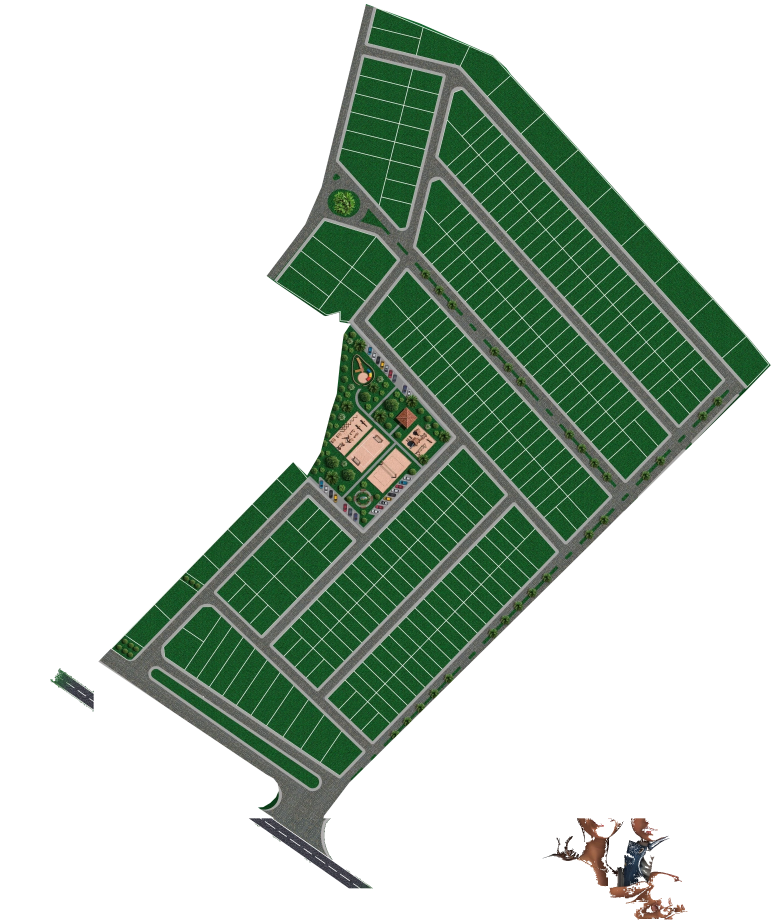
#> input picture frontend/src/assets/planta.webp, 2329 x 2759 px (shown at 1/3 size)
$ python build-map-selection-mask.py
#> lines starting #> are read from the running program, lines starting #| are printed output that depends on the picture; after the words box and inside, x2 and y2 are one past the last pixel; in counts of white or black regions, pixels touching at a corner belong together
from pathlib import Path
import json
from PIL import Image, ImageChops, ImageDraw, ImageFilter

ROOT = Path(__file__).resolve().parents[1]
source = Image.open(ROOT / 'frontend/src/assets/planta.webp').convert('RGBA')
#> source is the input picture: PIL image 2329x2759 RGBA; mean R, G, B, A 22.9, 36.2, 25, 89.2
width, height = source.size
#> width = 2329; height = 2759
red, green, blue, alpha = source.split()
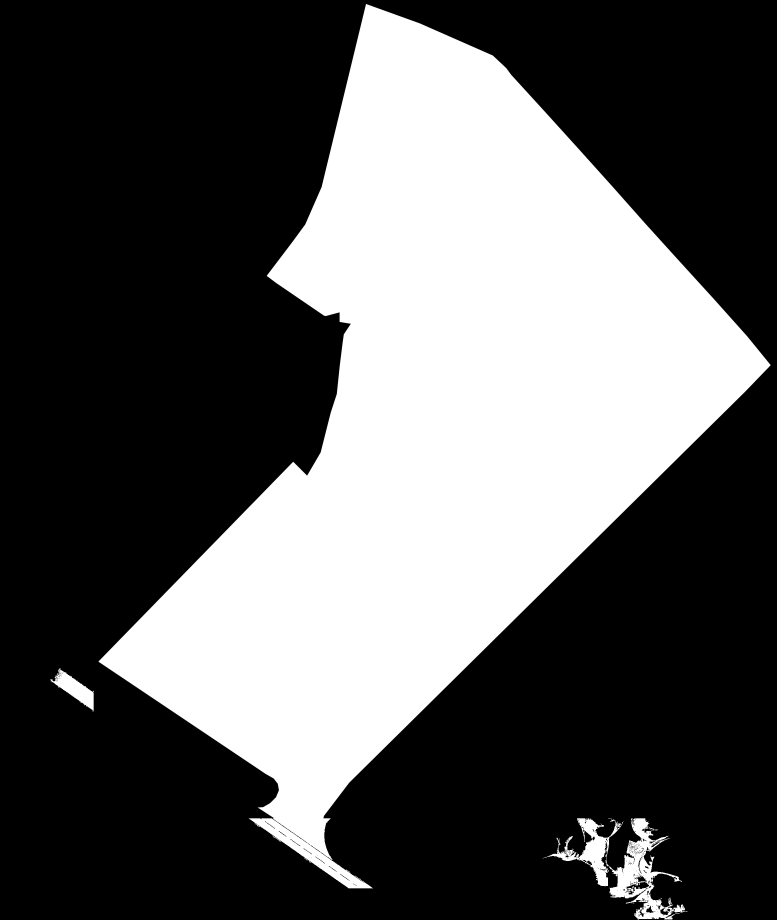
#> alpha: PIL image 2329x2759 L (shown at 1/3 size); min 0, max 255, mean 89.2

# Asphalt in the official plan is its neutral mid-gray texture.
high = ImageChops.lighter(ImageChops.lighter(red, green), blue)
low = ImageChops.darker(ImageChops.darker(red, green), blue)
spread = ImageChops.difference(high, low)
gray = source.convert('L')
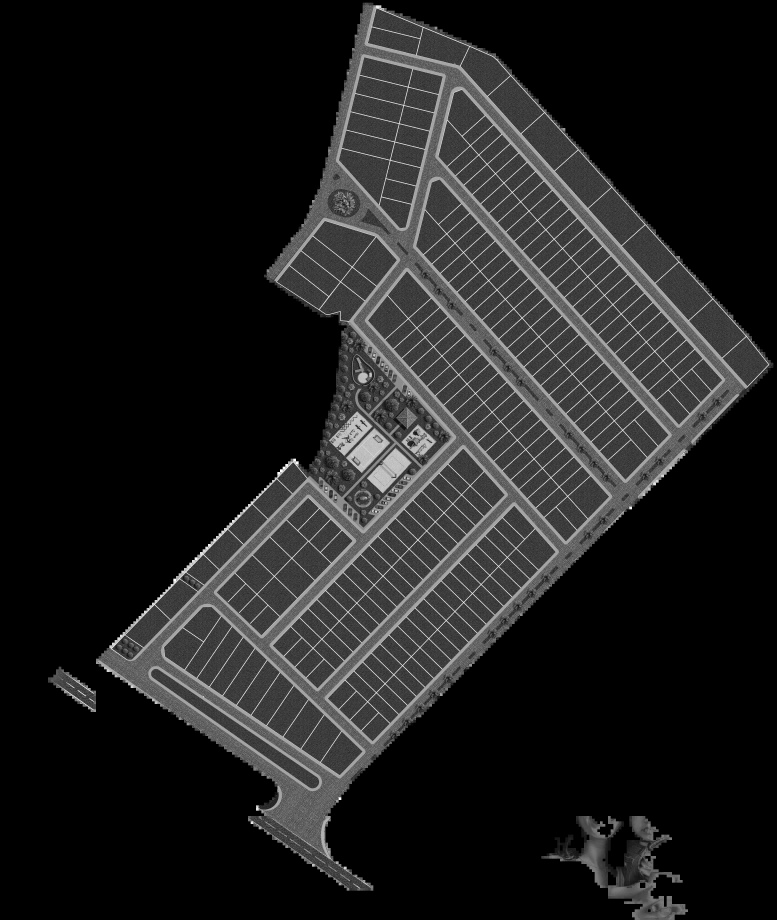
#> gray: PIL image 2329x2759 L (shown at 1/3 size); min 0, max 255, mean 31
asphalt = ImageChops.multiply(
    ImageChops.multiply(alpha.point(lambda a: 255 if a > 220 else 0), spread.point(lambda a: 255 if a < 26 else 0)),
    gray.point(lambda a: 255 if 92 <= a <= 198 else 0),
)
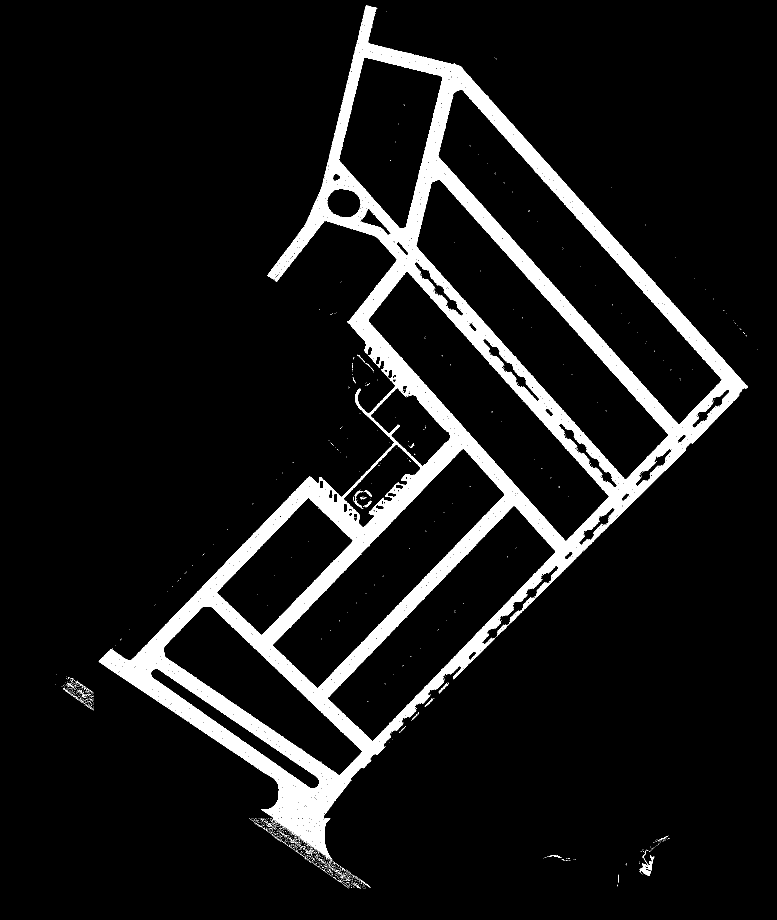
#> asphalt: PIL image 2329x2759 L (shown at 1/3 size); 7.2% white; 1930 white regions (1888 under 20 px), largest, box (x1, y1, x2, y2) and area: (296, 16, 2244, 2580) 457010, (1919, 2552, 1963, 2628) 802, (1781, 1569, 1830, 1612) 558
asphalt = asphalt.filter(ImageFilter.MaxFilter(3)).filter(ImageFilter.MinFilter(3))
#> asphalt: PIL image 2329x2759 L; 9.5% white; 584 white regions (536 under 20 px), largest, box (x1, y1, x2, y2) and area: (296, 16, 2244, 2649) 602498, (1919, 2552, 1963, 2628) 913, (226, 2041, 281, 2094) 651

# Diagonal bands divide the road network into selectable work fronts.
band_width = 260
asphalt_data = asphalt.tobytes()
band_data = bytearray(width * height)
for row in range(height):
    start = row * width
    for column in range(width):
        band_data[start + column] = int((column * 0.38 + row * 0.925) // band_width) + 1
band_image = Image.frombytes('L', (width, height), bytes(band_data))
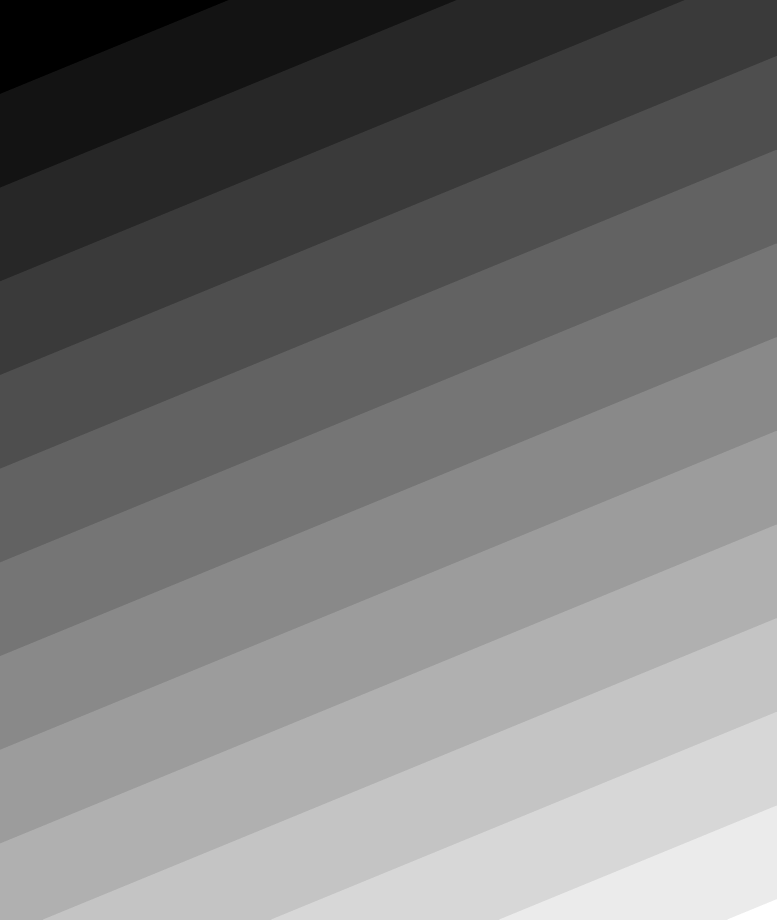
#> band_image: PIL image 2329x2759 L (shown at 1/3 size); min 1, max 14, mean 7.11; drawn with min black and max white
band_ids = sorted(set(band_data))

# The curb mask is the inner edge of the road mask.
curb = ImageChops.subtract(asphalt, asphalt.filter(ImageFilter.MinFilter(9)))
#> curb: PIL image 2329x2759 L; 2.8% white; 615 white regions (536 under 20 px), largest, box (x1, y1, x2, y2) and area: (296, 16, 2244, 2649) 62767, (1311, 265, 2169, 1277) 14919, (1245, 535, 2009, 1442) 13304

# Raster trace around the landscaped recreation/social precinct.
social_image = Image.new('L', (width, height), 0)
#> social_image: PIL image 2329x2759 L; every value is 0
ImageDraw.Draw(social_image).polygon(
    [(735, 1195), (865, 1190), (1010, 1275), (1128, 1418),
     (1085, 1555), (974, 1635), (824, 1578), (708, 1450), (690, 1320)],
    fill=255,
)
#> social_image: PIL image 2329x2759 L; 2.1% white; 1 white region, box (x1, y1, x2, y2) and area: (690, 1190, 1129, 1636) 133725
social = ImageChops.multiply(social_image, alpha.point(lambda a: 255 if a > 20 else 0))
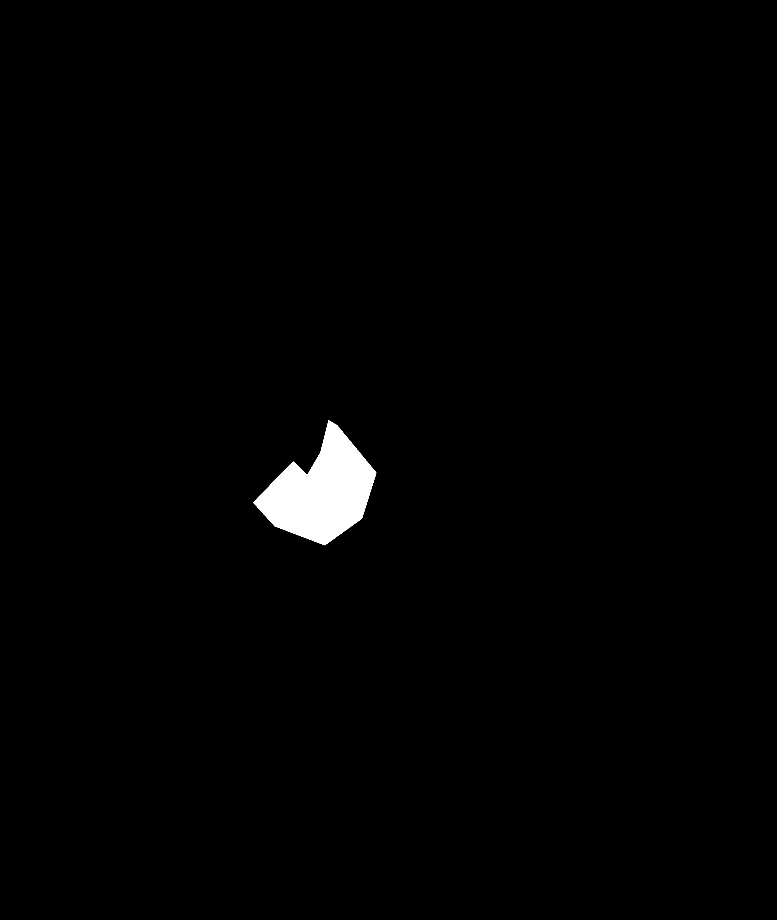
#> social: PIL image 2329x2759 L (shown at 1/3 size); 1.1% white; 1 white region, box (x1, y1, x2, y2) and area: (760, 1261, 1129, 1636) 72311

# RGB stores independent selection channels: slice id, curb, and social area.
curb_data, social_data = curb.tobytes(), social.tobytes()
mask_data = bytearray(width * height * 3)
for index, alpha_value in enumerate(asphalt_data):
    offset = index * 3
    mask_data[offset] = band_data[index] if alpha_value else 0
    mask_data[offset + 1] = 255 if curb_data[index] else 0
    mask_data[offset + 2] = 255 if social_data[index] else 0
#> this loop made 6425711 passes
#> offset on passes 1 to 3: 0, 3, 6
out = ROOT / 'frontend/src/assets/map-selection-mask.png'
Image.frombytes('RGB', (width, height), bytes(mask_data)).save(out, optimize=True)
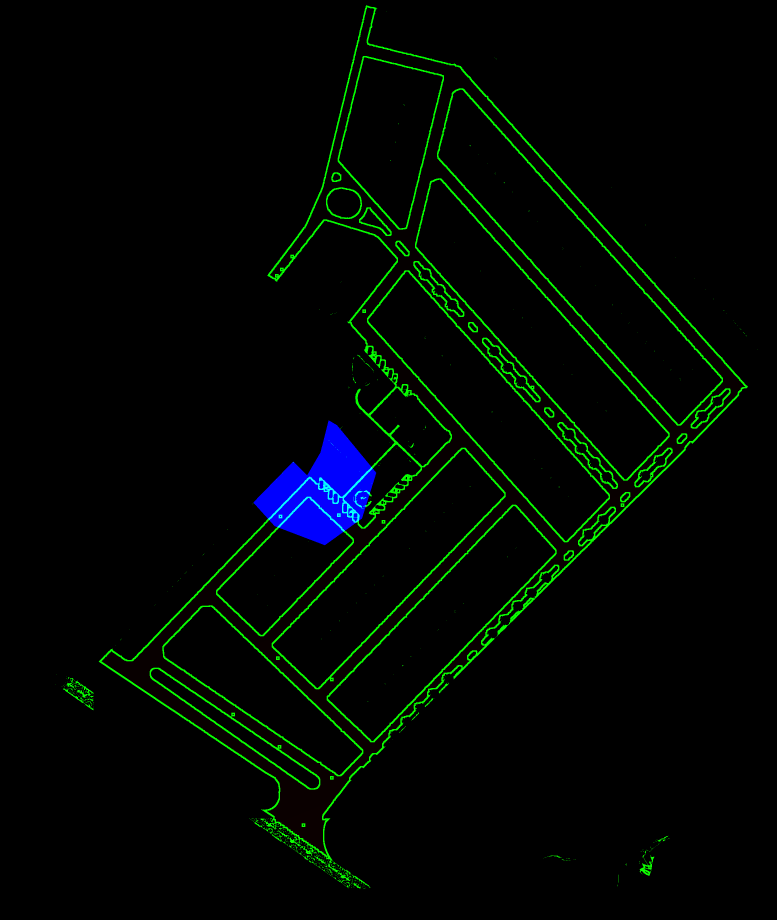
#> saved as map-selection-mask.png: PIL image 2329x2759 RGB (shown at 1/3 size); mean R, G, B 0.7, 7.2, 2.9
bands = sorted({value for value in band_ids if value < 255 and any(band_data[i] == value and asphalt_data[i] for i in range(len(band_data)))})
#> bands = [2, 3, 4, 5, 6, 7, 8, 9, 10, 11, 12, 13]
(ROOT / 'frontend/src/assets/map-selection-mask.json').write_text(json.dumps({
    'version': 1, 'imageSize': [width, height],
    'encoding': {'red': 'asphalt slice id', 'green': 'curb', 'blue': 'social area'},
    'asphaltSlices': bands, 'socialArea': 'Praça e área social',
}, ensure_ascii=False, indent=2) + '\n')
print(f'Wrote {out}: {width}×{height}; {len(bands)} asphalt slices; curb pixels={sum(bool(x) for x in curb_data)}; social pixels={sum(bool(x) for x in social_data)}')
#| Wrote frontend/src/assets/map-selection-mask.png: 2329×2759; 12 asphalt slices; curb pixels=182410; social pixels=72311
